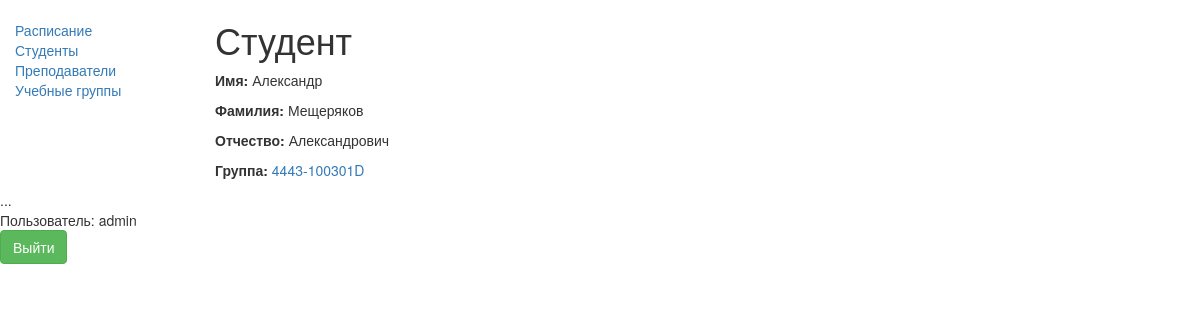
The page /catalog/student/1 (signed in) on the database its author committed.
### catalog/models.py (models this page shows, shortened)
class Student(models.Model):
    first_name = models.CharField(max_length=100)
    middle_name = models.CharField(max_length=100)
    last_name = models.CharField(max_length=100)
    group = models.ForeignKey('Group', on_delete=models.SET_NULL, null=True)

class Group(models.Model):
    number = models.CharField(max_length=12, help_text="Введите номер группы (например, 4443-100301D)")
    def __str__(self):
        return self.number

### catalog/views.py (the view)
# urls.py: re_path(r'^student/(?P<pk>\d+)$', views.StudentDetailView.as_view(), name='student-detail'),
class StudentDetailView(LoginRequiredMixin, generic.DetailView):
    model = Student

### catalog/templates/catalog/student_detail.html
{% extends "base_generic.html" %}
{% block content %}
  <h1>Студент</h1>
  <p><strong>Имя:</strong> {{ student.first_name }}</p>
  <p><strong>Фамилия:</strong> {{ student.last_name }}</p>
  <p><strong>Отчество:</strong> {{ student.middle_name }}</p>
  <p><strong>Группа:</strong> <a href=""> {{ student.group }}</a></p>
{% endblock %}

### catalog/templates/base_generic.html (shortened to what this page needs)
<!doctype html>
<html lang="en">
  <head>
    <link
      rel="stylesheet"
      href="https://maxcdn.bootstrapcdn.com/bootstrap/3.3.7/css/bootstrap.min.css" />
    {% load static %}
    <link rel="stylesheet" href="{% static 'css/styles.css' %}" />
  </head>
  <body>
    <div class="container-fluid">
      <div class="row">
        <div class="col-sm-2">
          {% block sidebar %}
            <ul class="sidebar-nav">
              <li><a href="{% url 'index' %}">Расписание</a></li>
              <li><a href="{% url 'students' %}">Студенты</a></li>
              <li><a href="{% url 'teachers' %}">Преподаватели</a></li>
              <li><a href="{% url 'groups' %}">Учебные группы</a></li>
            </ul>
          {% endblock %}
        </div>
        <div class="col-sm-10 ">{% block content %}{% endblock %}</div>
        {% block pagination %}
          <ul class="sidebar-nav">
    ...
   {% if user.is_authenticated %}
     <li>Пользователь: {{ user.get_username }}</li>
     <form action="{% url 'logout'%}?next={{request.path}}" method="post">
    <button type="submit" class="btn btn-success">Выйти</button>
</form>
   {% else %}
            <form action="{% url 'login'%}?next={{request.path}}" method="post">
   {% csrf_token %}
    <button type="submit" class="btn btn-success">Авторизоваться</button>
</form>
   {% endif %}
  </ul>
{% endblock %}
      </div>
    </div>
  </body>
</html>

### catalog/static/css/styles.css (style rules this page uses)
.sidebar-nav { margin-top: 20px; padding: 0; list-style: none; }

### rows shown on the page
Student: first_name "Александр", last_name "Мещеряков", middle_name "Александрович", group "4443-100301D"

### other values the page prints
{{ user.get_username }} "admin"
